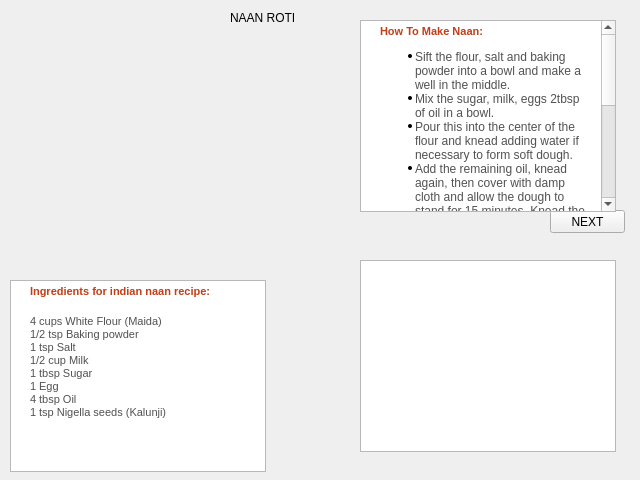
<?xml version="1.0" encoding="UTF-8"?>
<ui version="4.0">
 <class>Roti3</class>
 <widget class="QWidget" name="Roti3">
  <property name="geometry">
   <rect>
    <x>0</x>
    <y>0</y>
    <width>640</width>
    <height>480</height>
   </rect>
  </property>
  <property name="windowTitle">
   <string>Form</string>
  </property>
  <widget class="QPushButton" name="pushButton">
   <property name="geometry">
    <rect>
     <x>550</x>
     <y>210</y>
     <width>75</width>
     <height>23</height>
    </rect>
   </property>
   <property name="text">
    <string>NEXT</string>
   </property>
  </widget>
  <widget class="QLabel" name="label">
   <property name="geometry">
    <rect>
     <x>230</x>
     <y>10</y>
     <width>81</width>
     <height>16</height>
    </rect>
   </property>
   <property name="text">
    <string>NAAN ROTI</string>
   </property>
  </widget>
  <widget class="QLabel" name="label_2">
   <property name="geometry">
    <rect>
     <x>30</x>
     <y>70</y>
     <width>241</width>
     <height>191</height>
    </rect>
   </property>
   <property name="text">
    <string/>
   </property>
   <property name="pixmap">
    <pixmap>../../Required Images/naan.jpg</pixmap>
   </property>
  </widget>
  <widget class="QTextBrowser" name="textBrowser">
   <property name="geometry">
    <rect>
     <x>10</x>
     <y>280</y>
     <width>256</width>
     <height>192</height>
    </rect>
   </property>
   <property name="html">
    <string>&lt;!DOCTYPE HTML PUBLIC &quot;-//W3C//DTD HTML 4.0//EN&quot; &quot;http://www.w3.org/TR/REC-html40/strict.dtd&quot;&gt;
&lt;html&gt;&lt;head&gt;&lt;meta name=&quot;qrichtext&quot; content=&quot;1&quot; /&gt;&lt;style type=&quot;text/css&quot;&gt;
p, li { white-space: pre-wrap; }
&lt;/style&gt;&lt;/head&gt;&lt;body style=&quot; font-family:'MS Shell Dlg 2'; font-size:8.25pt; font-weight:400; font-style:normal;&quot;&gt;
&lt;p style=&quot; margin-top:0px; margin-bottom:0px; margin-left:15px; margin-right:5px; -qt-block-indent:0; text-indent:0px; background-color:#ffffff;&quot;&gt;&lt;span style=&quot; font-family:'VERDANA,Arial'; font-size:8pt; font-weight:600; color:#c13e16; background-color:#ffffff;&quot;&gt;Ingredients for indian naan recipe:&lt;/span&gt;&lt;span style=&quot; font-family:'Times New Roman'; font-size:8pt; color:#000000; background-color:#ffffff;&quot;&gt; &lt;/span&gt;&lt;/p&gt;
&lt;table border=&quot;0&quot; style=&quot; margin-top:0px; margin-bottom:0px; margin-left:0px; margin-right:0px;&quot; align=&quot;right&quot; cellspacing=&quot;2&quot; cellpadding=&quot;0&quot; bgcolor=&quot;#ffffff&quot;&gt;
&lt;tr&gt;
&lt;td&gt;&lt;/td&gt;
&lt;td width=&quot;30&quot;&gt;&lt;/td&gt;&lt;/tr&gt;&lt;/table&gt;
&lt;p style=&quot; margin-top:0px; margin-bottom:0px; margin-left:15px; margin-right:10px; -qt-block-indent:0; text-indent:0px; background-color:#ffffff;&quot;&gt;&lt;span style=&quot; font-family:'verdana,Arial'; font-size:8pt; color:#515151; background-color:#ffffff;&quot;&gt;4 cups White Flour (Maida)&lt;/span&gt;&lt;span style=&quot; font-family:'verdana,Arial'; font-size:8pt; color:#515151;&quot;&gt; &lt;br /&gt;1/2 tsp Baking powder &lt;br /&gt;1 tsp Salt &lt;br /&gt;1/2 cup Milk &lt;br /&gt;1 tbsp Sugar &lt;br /&gt;1 Egg &lt;br /&gt;4 tbsp Oil &lt;br /&gt;1 tsp Nigella seeds (Kalunji)&lt;/span&gt;&lt;/p&gt;&lt;/body&gt;&lt;/html&gt;</string>
   </property>
  </widget>
  <widget class="QTextBrowser" name="textBrowser_2">
   <property name="geometry">
    <rect>
     <x>360</x>
     <y>20</y>
     <width>256</width>
     <height>192</height>
    </rect>
   </property>
   <property name="html">
    <string>&lt;!DOCTYPE HTML PUBLIC &quot;-//W3C//DTD HTML 4.0//EN&quot; &quot;http://www.w3.org/TR/REC-html40/strict.dtd&quot;&gt;
&lt;html&gt;&lt;head&gt;&lt;meta name=&quot;qrichtext&quot; content=&quot;1&quot; /&gt;&lt;style type=&quot;text/css&quot;&gt;
p, li { white-space: pre-wrap; }
&lt;/style&gt;&lt;/head&gt;&lt;body style=&quot; font-family:'MS Shell Dlg 2'; font-size:8.25pt; font-weight:400; font-style:normal;&quot;&gt;
&lt;p style=&quot; margin-top:0px; margin-bottom:0px; margin-left:15px; margin-right:5px; -qt-block-indent:0; text-indent:0px; background-color:#ffffff;&quot;&gt;&lt;span style=&quot; font-family:'VERDANA,Arial'; font-size:8pt; font-weight:600; color:#c13e16; background-color:#ffffff;&quot;&gt;How To Make Naan:&lt;/span&gt;&lt;span style=&quot; font-family:'Times New Roman'; font-size:8pt; color:#000000; background-color:#ffffff;&quot;&gt; &lt;/span&gt;&lt;/p&gt;
&lt;ul style=&quot;margin-top: 0px; margin-bottom: 0px; margin-left: 0px; margin-right: 0px; -qt-list-indent: 1;&quot;&gt;&lt;li style=&quot; font-family:'Verdana,Arial'; font-size:8pt; color:#515151;&quot; style=&quot; margin-top:12px; margin-bottom:0px; margin-left:10px; margin-right:10px; -qt-block-indent:0; text-indent:0px;&quot;&gt;&lt;span style=&quot; font-size:medium;&quot;&gt;Sift the flour, salt and baking powder into a bowl and make a well in the middle.&lt;/span&gt;&lt;/li&gt;
&lt;li style=&quot; font-family:'Verdana,Arial'; font-size:8pt; color:#515151;&quot; style=&quot; margin-top:0px; margin-bottom:0px; margin-left:10px; margin-right:10px; -qt-block-indent:0; text-indent:0px;&quot;&gt;&lt;span style=&quot; font-size:medium;&quot;&gt;Mix the sugar, milk, eggs 2tbsp of oil in a bowl.&lt;/span&gt;&lt;/li&gt;
&lt;li style=&quot; font-family:'Verdana,Arial'; font-size:8pt; color:#515151;&quot; style=&quot; margin-top:0px; margin-bottom:0px; margin-left:10px; margin-right:10px; -qt-block-indent:0; text-indent:0px;&quot;&gt;&lt;span style=&quot; font-size:medium;&quot;&gt;Pour this into the center of the flour and knead adding water if necessary to form soft dough.&lt;/span&gt;&lt;/li&gt;
&lt;li style=&quot; font-family:'Verdana,Arial'; font-size:8pt; color:#515151;&quot; style=&quot; margin-top:0px; margin-bottom:0px; margin-left:10px; margin-right:10px; -qt-block-indent:0; text-indent:0px;&quot;&gt;&lt;span style=&quot; font-size:medium;&quot;&gt;Add the remaining oil, knead again, then cover with damp cloth and allow the dough to stand for 15 minutes. Knead the dough again and cover and leave for 2-3 hours.&lt;/span&gt;&lt;/li&gt;
&lt;li style=&quot; font-family:'Verdana,Arial'; font-size:8pt; color:#515151;&quot; style=&quot; margin-top:0px; margin-bottom:0px; margin-left:10px; margin-right:10px; -qt-block-indent:0; text-indent:0px;&quot;&gt;&lt;span style=&quot; font-size:medium;&quot;&gt;About half an before the naan are required, turn on the oven to maximum heat.&lt;/span&gt;&lt;/li&gt;
&lt;li style=&quot; font-family:'Verdana,Arial'; font-size:8pt; color:#515151;&quot; style=&quot; margin-top:0px; margin-bottom:0px; margin-left:10px; margin-right:10px; -qt-block-indent:0; text-indent:0px;&quot;&gt;&lt;span style=&quot; font-size:medium;&quot;&gt;Divide the dough into 8 balls and allow rest for 3-4 minutes.&lt;/span&gt;&lt;/li&gt;
&lt;li style=&quot; font-family:'Verdana,Arial'; font-size:8pt; color:#515151;&quot; style=&quot; margin-top:0px; margin-bottom:0px; margin-left:10px; margin-right:10px; -qt-block-indent:0; text-indent:0px;&quot;&gt;&lt;span style=&quot; font-size:medium;&quot;&gt;Sprinkle a baking sheet with nigella seeds and put it in the oven to heat while the dough is resting.&lt;/span&gt;&lt;/li&gt;
&lt;li style=&quot; font-family:'Verdana,Arial'; font-size:8pt; color:#515151;&quot; style=&quot; margin-top:0px; margin-bottom:0px; margin-left:10px; margin-right:10px; -qt-block-indent:0; text-indent:0px;&quot;&gt;&lt;span style=&quot; font-size:medium;&quot;&gt;Shape each ball of dough with the palms to make an oval shape.&lt;/span&gt;&lt;/li&gt;
&lt;li style=&quot; font-family:'Verdana,Arial'; font-size:8pt; color:#515151;&quot; style=&quot; margin-top:0px; margin-bottom:12px; margin-left:10px; margin-right:10px; -qt-block-indent:0; text-indent:0px;&quot;&gt;&lt;span style=&quot; font-size:medium;&quot;&gt;Bake the indian bread naan until puffed up and golden brown. Serve hot.&lt;/span&gt;&lt;/li&gt;&lt;/ul&gt;&lt;/body&gt;&lt;/html&gt;</string>
   </property>
  </widget>
  <widget class="QTextBrowser" name="textBrowser_3">
   <property name="geometry">
    <rect>
     <x>360</x>
     <y>260</y>
     <width>256</width>
     <height>192</height>
    </rect>
   </property>
  </widget>
 </widget>
 <resources/>
 <connections/>
</ui>
